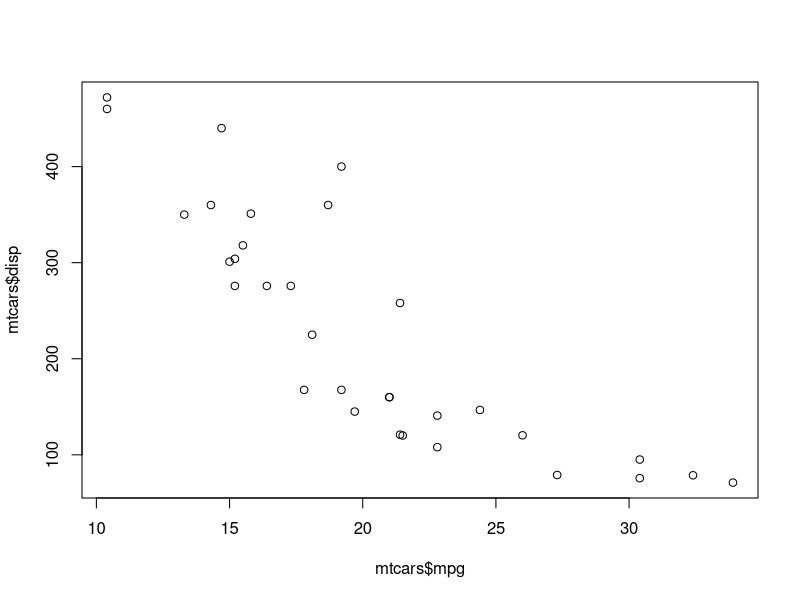
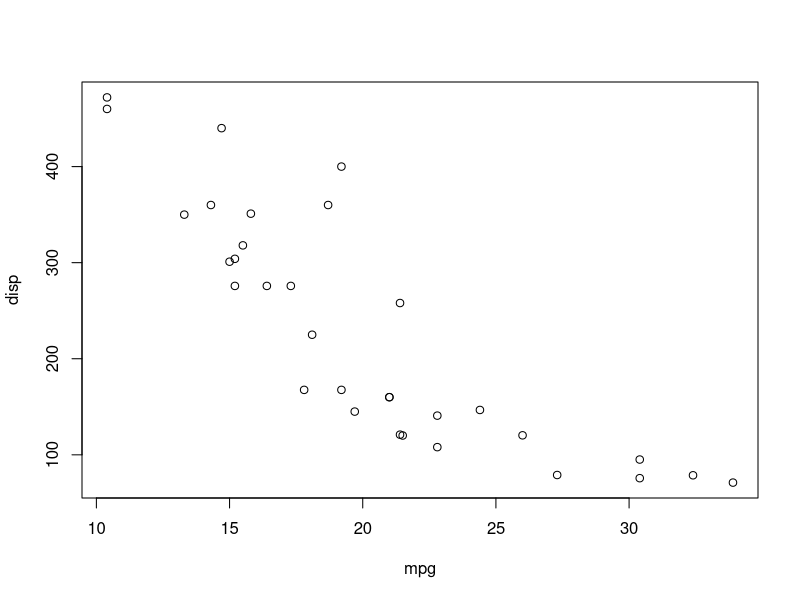

These figures' R source, in order: (Note: this script raises an error after producing the figures.)
# use "$" to atttach variable in dataframe
## 对象名称中的点号(.)没有特殊意义
## 美元符号和点类似,可以访问数据框或列表中的某些元素
summary(mtcars$mpg)
plot(mtcars$mpg, mtcars$disp)



# attach
attach(mtcars)
plot(mpg, disp)
detach(mtcars)
## 当名称对象不止一个时，这种方法的局限性就很明显了
mpg <- c(2, 23, 4)
## Warning: The following object is masked _by_ .GlobalEnv:mpg
attach(mtcars)
plot(mpg, disp)
## Error in xy.coords(x, y, xlabel, ylabel, log) : 'x'和'y'的长度不一样




# use function: with
with(mtcars, {
  print(summary(mpg))
  plot(mpg, disp)
  plot(mpg, wt)
  ## < - 创建局部变量
  mesg1 <- c("a", "b")
  ## << - 创建全局变量
  mesg2 <<- c("a", "c")
})
print(mesg1) ## 错误: 找不到对象'mesg1'
print(mesg2) ## [1] "a" "c"